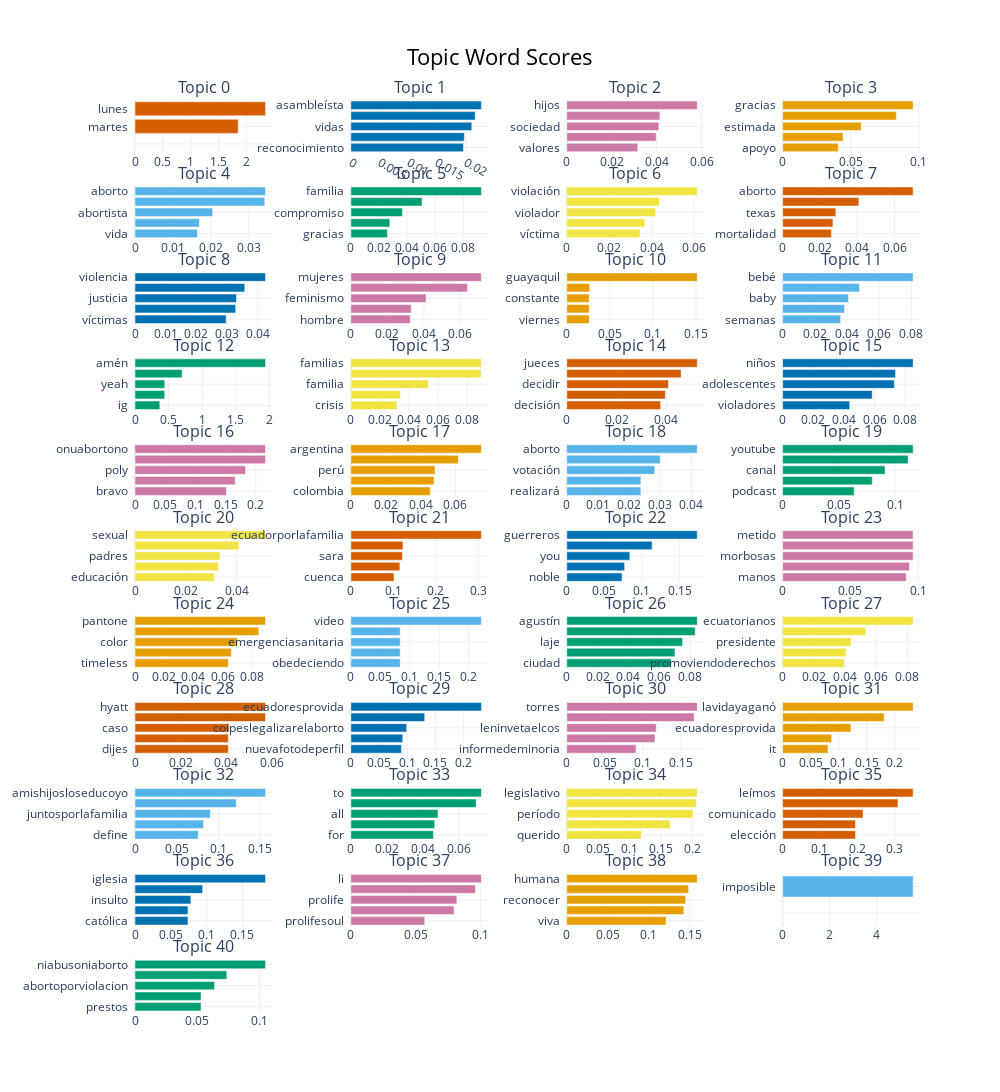

Notebook code cell kept with this figure:
### Markdown cell above
### Términos por tópico

### Code cell
topic_model.visualize_barchart(top_n_topics=41)

### Figure 1 — Plotly figure (JSON) as saved in the notebook; plotly's stock layout.template omitted (floating-point values rounded to 4 significant figures)
{"data": [{"marker": {"color": "#D55E00"}, "orientation": "h", "type": "bar", "x": [1e-05, 1e-05, 1e-05, 1.856, 2.348], "xaxis": "x", "y": ["  ", "  ", "  ", "martes  ", "lunes  "], "yaxis": "y"}, {"marker": {"color": "#0072B2"}, "orientation": "h", "type": "bar", "x": [0.0195, 0.01966, 0.02095, 0.02153, 0.02261], "xaxis": "x2", "y": ["reconocimiento  ", "comisión  ", "vidas  ", "gracias  ", "asambleísta  "], "yaxis": "y2"}, {"marker": {"color": "#CC79A7"}, "orientation": "h", "type": "bar", "x": [0.0316, 0.03975, 0.04092, 0.04144, 0.05803], "xaxis": "x3", "y": ["valores  ", "familia  ", "sociedad  ", "padres  ", "hijos  "], "yaxis": "y3"}, {"marker": {"color": "#E69F00"}, "orientation": "h", "type": "bar", "x": [0.04078, 0.04434, 0.05767, 0.08341, 0.09572], "xaxis": "x4", "y": ["apoyo  ", "saludos  ", "estimada  ", "felicitaciones  ", "gracias  "], "yaxis": "y4"}, {"marker": {"color": "#56B4E9"}, "orientation": "h", "type": "bar", "x": [0.01647, 0.01696, 0.02049, 0.03422, 0.03441], "xaxis": "x5", "y": ["vida  ", "violación  ", "abortista  ", "ecuador  ", "aborto  "], "yaxis": "y5"}, {"marker": {"color": "#009E73"}, "orientation": "h", "type": "bar", "x": [0.02598, 0.02772, 0.03668, 0.05064, 0.09288], "xaxis": "x6", "y": ["gracias  ", "escudero  ", "compromiso  ", "vida  ", "familia  "], "yaxis": "y6"}, {"marker": {"color": "#F0E442"}, "orientation": "h", "type": "bar", "x": [0.03453, 0.0368, 0.04194, 0.04367, 0.06152], "xaxis": "x7", "y": ["víctima  ", "violadas  ", "violador  ", "embarazadas  ", "violación  "], "yaxis": "y7"}, {"marker": {"color": "#D55E00"}, "orientation": "h", "type": "bar", "x": [0.02619, 0.02698, 0.02852, 0.04088, 0.06998], "xaxis": "x8", "y": ["mortalidad  ", "muerte  ", "texas  ", "solución  ", "aborto  "], "yaxis": "y8"}, {"marker": {"color": "#0072B2"}, "orientation": "h", "type": "bar", "x": [0.02972, 0.03283, 0.03309, 0.03578, 0.04255], "xaxis": "x9", "y": ["víctimas  ", "agresor  ", "justicia  ", "violador  ", "violencia  "], "yaxis": "y9"}, {"marker": {"color": "#CC79A7"}, "orientation": "h", "type": "bar", "x": [0.03253, 0.03308, 0.04118, 0.06387, 0.0715], "xaxis": "x10", "y": ["hombre  ", "género  ", "feminismo  ", "mujer  ", "mujeres  "], "yaxis": "y10"}, {"marker": {"color": "#E69F00"}, "orientation": "h", "type": "bar", "x": [0.02606, 0.02606, 0.02606, 0.0266, 0.1515], "xaxis": "x11", "y": ["viernes  ", "comunidad  ", "constante  ", "valores  ", "guayaquil  "], "yaxis": "y11"}, {"marker": {"color": "#56B4E9"}, "orientation": "h", "type": "bar", "x": [0.03604, 0.03849, 0.04092, 0.04774, 0.08107], "xaxis": "x12", "y": ["semanas  ", "nacer  ", "baby  ", "infanticidioenecuador  ", "bebé  "], "yaxis": "y12"}, {"marker": {"color": "#009E73"}, "orientation": "h", "type": "bar", "x": [0.3692, 0.4422, 0.4422, 0.7001, 1.939], "xaxis": "x13", "y": ["ig  ", "oct  ", "yeah  ", "máximo  ", "amén  "], "yaxis": "y13"}, {"marker": {"color": "#F0E442"}, "orientation": "h", "type": "bar", "x": [0.0317, 0.03416, 0.05341, 0.08956, 0.08982], "xaxis": "x14", "y": ["crisis  ", "valores  ", "familia  ", "ecuatorianas  ", "familias  "], "yaxis": "y14"}, {"marker": {"color": "#D55E00"}, "orientation": "h", "type": "bar", "x": [0.03767, 0.03956, 0.04082, 0.04586, 0.05236], "xaxis": "x15", "y": ["decisión  ", "constitución  ", "decidir  ", "derecho  ", "jueces  "], "yaxis": "y15"}, {"marker": {"color": "#0072B2"}, "orientation": "h", "type": "bar", "x": [0.0438, 0.05845, 0.07293, 0.07368, 0.08517], "xaxis": "x16", "y": ["violadores  ", "leyrevaas  ", "adolescentes  ", "niñas  ", "niños  "], "yaxis": "y16"}, {"marker": {"color": "#CC79A7"}, "orientation": "h", "type": "bar", "x": [0.1514, 0.1659, 0.1829, 0.2161, 0.2161], "xaxis": "x17", "y": ["bravo  ", "escuderas  ", "poly  ", "vea  ", "onuabortono  "], "yaxis": "y17"}, {"marker": {"color": "#E69F00"}, "orientation": "h", "type": "bar", "x": [0.04558, 0.04774, 0.04828, 0.06173, 0.07491], "xaxis": "x18", "y": ["colombia  ", "venezuela  ", "perú  ", "latinoamérica  ", "argentina  "], "yaxis": "y18"}, {"marker": {"color": "#56B4E9"}, "orientation": "h", "type": "bar", "x": [0.02377, 0.02377, 0.02821, 0.02994, 0.04185], "xaxis": "x19", "y": ["realizará  ", "europeo  ", "votación  ", "legisladores  ", "aborto  "], "yaxis": "y19"}, {"marker": {"color": "#009E73"}, "orientation": "h", "type": "bar", "x": [0.06355, 0.07963, 0.09101, 0.1115, 0.116], "xaxis": "x20", "y": ["podcast  ", "episodio  ", "canal  ", "facebook  ", "youtube  "], "yaxis": "y20"}, {"marker": {"color": "#F0E442"}, "orientation": "h", "type": "bar", "x": [0.03119, 0.03281, 0.03344, 0.04092, 0.05137], "xaxis": "x21", "y": ["educación  ", "ideología  ", "padres  ", "género  ", "sexual  "], "yaxis": "y21"}, {"marker": {"color": "#D55E00"}, "orientation": "h", "type": "bar", "x": [0.1015, 0.1154, 0.1212, 0.1227, 0.3071], "xaxis": "x22", "y": ["cuenca  ", "ecuadordepie  ", "sara  ", "ecuador  ", "ecuadorporlafamilia  "], "yaxis": "y22"}, {"marker": {"color": "#0072B2"}, "orientation": "h", "type": "bar", "x": [0.07348, 0.07691, 0.08385, 0.1134, 0.1734], "xaxis": "x23", "y": ["noble  ", "peleando  ", "you  ", "luz  ", "guerreros  "], "yaxis": "y23"}, {"marker": {"color": "#CC79A7"}, "orientation": "h", "type": "bar", "x": [0.09128, 0.09367, 0.09638, 0.09638, 0.09638], "xaxis": "x24", "y": ["manos  ", "lenintodavidavale  ", "morbosas  ", "impulsar  ", "metido  "], "yaxis": "y24"}, {"marker": {"color": "#E69F00"}, "orientation": "h", "type": "bar", "x": [0.06389, 0.06587, 0.07004, 0.08469, 0.08931], "xaxis": "x25", "y": ["timeless  ", "mamá  ", "color  ", "ángel  ", "pantone  "], "yaxis": "y25"}, {"marker": {"color": "#56B4E9"}, "orientation": "h", "type": "bar", "x": [0.08368, 0.08368, 0.08368, 0.08368, 0.2215], "xaxis": "x26", "y": ["obedeciendo  ", "salinas  ", "emergenciasanitaria  ", "tomasolentupatio  ", "video  "], "yaxis": "y26"}, {"marker": {"color": "#009E73"}, "orientation": "h", "type": "bar", "x": [0.06769, 0.07015, 0.07512, 0.08327, 0.08461], "xaxis": "x27", "y": ["ciudad  ", "quito  ", "laje  ", "octubre  ", "agustín  "], "yaxis": "y27"}, {"marker": {"color": "#F0E442"}, "orientation": "h", "type": "bar", "x": [0.03948, 0.0407, 0.04394, 0.05331, 0.08371], "xaxis": "x28", "y": ["promoviendoderechos  ", "pide  ", "presidente  ", "ecuadorpideveto  ", "ecuatorianos  "], "yaxis": "y28"}, {"marker": {"color": "#D55E00"}, "orientation": "h", "type": "bar", "x": [0.04083, 0.04083, 0.04116, 0.05709, 0.05709], "xaxis": "x29", "y": ["dijes  ", "hernández  ", "caso  ", "joanna  ", "hyatt  "], "yaxis": "y29"}, {"marker": {"color": "#0072B2"}, "orientation": "h", "type": "bar", "x": [0.08964, 0.0921, 0.09898, 0.131, 0.2316], "xaxis": "x30", "y": ["nuevafotodeperfil  ", "link  ", "coipeslegalizarelaborto  ", "noseraley  ", "ecuadoresprovida  "], "yaxis": "y30"}, {"marker": {"color": "#CC79A7"}, "orientation": "h", "type": "bar", "x": [0.0909, 0.1157, 0.1174, 0.1671, 0.1712], "xaxis": "x31", "y": ["informedeminoria  ", "presidente  ", "leninvetaelcos  ", "esteban  ", "torres  "], "yaxis": "y31"}, {"marker": {"color": "#E69F00"}, "orientation": "h", "type": "bar", "x": [0.08092, 0.08749, 0.1217, 0.181, 0.2327], "xaxis": "x32", "y": ["it  ", "nov  ", "ecuadoresprovida  ", "gana  ", "lavidayaganó  "], "yaxis": "y32"}, {"marker": {"color": "#56B4E9"}, "orientation": "h", "type": "bar", "x": [0.07575, 0.08205, 0.09029, 0.1213, 0.1564], "xaxis": "x33", "y": ["define  ", "raro  ", "juntosporlafamilia  ", "redfamiliarguayaquil  ", "amishijosloseducoyo  "], "yaxis": "y33"}, {"marker": {"color": "#009E73"}, "orientation": "h", "type": "bar", "x": [0.04583, 0.04656, 0.04839, 0.06961, 0.0725], "xaxis": "x34", "y": ["for  ", "you  ", "all  ", "the  ", "to  "], "yaxis": "y34"}, {"marker": {"color": "#F0E442"}, "orientation": "h", "type": "bar", "x": [0.1187, 0.1643, 0.201, 0.2062, 0.2077], "xaxis": "x35", "y": ["querido  ", "innata  ", "período  ", "graciasescuderos  ", "legislativo  "], "yaxis": "y35"}, {"marker": {"color": "#D55E00"}, "orientation": "h", "type": "bar", "x": [0.1951, 0.1951, 0.2154, 0.3089, 0.3495], "xaxis": "x36", "y": ["elección  ", "leyó  ", "comunicado  ", "prosalud  ", "leímos  "], "yaxis": "y36"}, {"marker": {"color": "#0072B2"}, "orientation": "h", "type": "bar", "x": [0.07396, 0.07396, 0.07799, 0.09444, 0.1822], "xaxis": "x37", "y": ["católica  ", "católicos  ", "insulto  ", "sacerdote  ", "iglesia  "], "yaxis": "y37"}, {"marker": {"color": "#CC79A7"}, "orientation": "h", "type": "bar", "x": [0.05686, 0.07948, 0.08159, 0.09596, 0.1005], "xaxis": "x38", "y": ["prolifesoul  ", "recen  ", "prolife  ", "prolifeworld  ", "li  "], "yaxis": "y38"}, {"marker": {"color": "#E69F00"}, "orientation": "h", "type": "bar", "x": [0.1211, 0.1429, 0.145, 0.1486, 0.1592], "xaxis": "x39", "y": ["viva  ", "mensaje  ", "reconocer  ", "vida  ", "humana  "], "yaxis": "y39"}, {"marker": {"color": "#56B4E9"}, "orientation": "h", "type": "bar", "x": [1e-05, 1e-05, 1e-05, 1e-05, 5.537], "xaxis": "x40", "y": ["  ", "  ", "  ", "  ", "imposible  "], "yaxis": "y40"}, {"marker": {"color": "#009E73"}, "orientation": "h", "type": "bar", "x": [0.05305, 0.05305, 0.06388, 0.07371, 0.1048], "xaxis": "x41", "y": ["prestos  ", "berreado  ", "abortoporviolacion  ", "mentirasverdes  ", "niabusoniaborto  "], "yaxis": "y41"}], "layout": {"annotations": [{"font": {"size": 16}, "showarrow": false, "text": "Topic 0", "x": 0.0875, "xanchor": "center", "xref": "paper", "y": 1, "yanchor": "bottom", "yref": "paper"}, {"font": {"size": 16}, "showarrow": false, "text": "Topic 1", "x": 0.3625, "xanchor": "center", "xref": "paper", "y": 1, "yanchor": "bottom", "yref": "paper"}, {"font": {"size": 16}, "showarrow": false, "text": "Topic 2", "x": 0.6375, "xanchor": "center", "xref": "paper", "y": 1, "yanchor": "bottom", "yref": "paper"}, {"font": {"size": 16}, "showarrow": false, "text": "Topic 3", "x": 0.9125, "xanchor": "center", "xref": "paper", "y": 1, "yanchor": "bottom", "yref": "paper"}, {"font": {"size": 16}, "showarrow": false, "text": "Topic 4", "x": 0.0875, "xanchor": "center", "xref": "paper", "y": 0.9058, "yanchor": "bottom", "yref": "paper"}, {"font": {"size": 16}, "showarrow": false, "text": "Topic 5", "x": 0.3625, "xanchor": "center", "xref": "paper", "y": 0.9058, "yanchor": "bottom", "yref": "paper"}, {"font": {"size": 16}, "showarrow": false, "text": "Topic 6", "x": 0.6375, "xanchor": "center", "xref": "paper", "y": 0.9058, "yanchor": "bottom", "yref": "paper"}, {"font": {"size": 16}, "showarrow": false, "text": "Topic 7", "x": 0.9125, "xanchor": "center", "xref": "paper", "y": 0.9058, "yanchor": "bottom", "yref": "paper"}, {"font": {"size": 16}, "showarrow": false, "text": "Topic 8", "x": 0.0875, "xanchor": "center", "xref": "paper", "y": 0.8116, "yanchor": "bottom", "yref": "paper"}, {"font": {"size": 16}, "showarrow": false, "text": "Topic 9", "x": 0.3625, "xanchor": "center", "xref": "paper", "y": 0.8116, "yanchor": "bottom", "yref": "paper"}, {"font": {"size": 16}, "showarrow": false, "text": "Topic 10", "x": 0.6375, "xanchor": "center", "xref": "paper", "y": 0.8116, "yanchor": "bottom", "yref": "paper"}, {"font": {"size": 16}, "showarrow": false, "text": "Topic 11", "x": 0.9125, "xanchor": "center", "xref": "paper", "y": 0.8116, "yanchor": "bottom", "yref": "paper"}, {"font": {"size": 16}, "showarrow": false, "text": "Topic 12", "x": 0.0875, "xanchor": "center", "xref": "paper", "y": 0.7174, "yanchor": "bottom", "yref": "paper"}, {"font": {"size": 16}, "showarrow": false, "text": "Topic 13", "x": 0.3625, "xanchor": "center", "xref": "paper", "y": 0.7174, "yanchor": "bottom", "yref": "paper"}, {"font": {"size": 16}, "showarrow": false, "text": "Topic 14", "x": 0.6375, "xanchor": "center", "xref": "paper", "y": 0.7174, "yanchor": "bottom", "yref": "paper"}, {"font": {"size": 16}, "showarrow": false, "text": "Topic 15", "x": 0.9125, "xanchor": "center", "xref": "paper", "y": 0.7174, "yanchor": "bottom", "yref": "paper"}, {"font": {"size": 16}, "showarrow": false, "text": "Topic 16", "x": 0.0875, "xanchor": "center", "xref": "paper", "y": 0.6231, "yanchor": "bottom", "yref": "paper"}, {"font": {"size": 16}, "showarrow": false, "text": "Topic 17", "x": 0.3625, "xanchor": "center", "xref": "paper", "y": 0.6231, "yanchor": "bottom", "yref": "paper"}, {"font": {"size": 16}, "showarrow": false, "text": "Topic 18", "x": 0.6375, "xanchor": "center", "xref": "paper", "y": 0.6231, "yanchor": "bottom", "yref": "paper"}, {"font": {"size": 16}, "showarrow": false, "text": "Topic 19", "x": 0.9125, "xanchor": "center", "xref": "paper", "y": 0.6231, "yanchor": "bottom", "yref": "paper"}, {"font": {"size": 16}, "showarrow": false, "text": "Topic 20", "x": 0.0875, "xanchor": "center", "xref": "paper", "y": 0.5289, "yanchor": "bottom", "yref": "paper"}, {"font": {"size": 16}, "showarrow": false, "text": "Topic 21", "x": 0.3625, "xanchor": "center", "xref": "paper", "y": 0.5289, "yanchor": "bottom", "yref": "paper"}, {"font": {"size": 16}, "showarrow": false, "text": "Topic 22", "x": 0.6375, "xanchor": "center", "xref": "paper", "y": 0.5289, "yanchor": "bottom", "yref": "paper"}, {"font": {"size": 16}, "showarrow": false, "text": "Topic 23", "x": 0.9125, "xanchor": "center", "xref": "paper", "y": 0.5289, "yanchor": "bottom", "yref": "paper"}, {"font": {"size": 16}, "showarrow": false, "text": "Topic 24", "x": 0.0875, "xanchor": "center", "xref": "paper", "y": 0.4347, "yanchor": "bottom", "yref": "paper"}, {"font": {"size": 16}, "showarrow": false, "text": "Topic 25", "x": 0.3625, "xanchor": "center", "xref": "paper", "y": 0.4347, "yanchor": "bottom", "yref": "paper"}, {"font": {"size": 16}, "showarrow": false, "text": "Topic 26", "x": 0.6375, "xanchor": "center", "xref": "paper", "y": 0.4347, "yanchor": "bottom", "yref": "paper"}, {"font": {"size": 16}, "showarrow": false, "text": "Topic 27", "x": 0.9125, "xanchor": "center", "xref": "paper", "y": 0.4347, "yanchor": "bottom", "yref": "paper"}, {"font": {"size": 16}, "showarrow": false, "text": "Topic 28", "x": 0.0875, "xanchor": "center", "xref": "paper", "y": 0.3405, "yanchor": "bottom", "yref": "paper"}, {"font": {"size": 16}, "showarrow": false, "text": "Topic 29", "x": 0.3625, "xanchor": "center", "xref": "paper", "y": 0.3405, "yanchor": "bottom", "yref": "paper"}, {"font": {"size": 16}, "showarrow": false, "text": "Topic 30", "x": 0.6375, "xanchor": "center", "xref": "paper", "y": 0.3405, "yanchor": "bottom", "yref": "paper"}, {"font": {"size": 16}, "showarrow": false, "text": "Topic 31", "x": 0.9125, "xanchor": "center", "xref": "paper", "y": 0.3405, "yanchor": "bottom", "yref": "paper"}, {"font": {"size": 16}, "showarrow": false, "text": "Topic 32", "x": 0.0875, "xanchor": "center", "xref": "paper", "y": 0.2463, "yanchor": "bottom", "yref": "paper"}, {"font": {"size": 16}, "showarrow": false, "text": "Topic 33", "x": 0.3625, "xanchor": "center", "xref": "paper", "y": 0.2463, "yanchor": "bottom", "yref": "paper"}, {"font": {"size": 16}, "showarrow": false, "text": "Topic 34", "x": 0.6375, "xanchor": "center", "xref": "paper", "y": 0.2463, "yanchor": "bottom", "yref": "paper"}, {"font": {"size": 16}, "showarrow": false, "text": "Topic 35", "x": 0.9125, "xanchor": "center", "xref": "paper", "y": 0.2463, "yanchor": "bottom", "yref": "paper"}, {"font": {"size": 16}, "showarrow": false, "text": "Topic 36", "x": 0.0875, "xanchor": "center", "xref": "paper", "y": 0.1521, "yanchor": "bottom", "yref": "paper"}, {"font": {"size": 16}, "showarrow": false, "text": "Topic 37", "x": 0.3625, "xanchor": "center", "xref": "paper", "y": 0.1521, "yanchor": "bottom", "yref": "paper"}, {"font": {"size": 16}, "showarrow": false, "text": "Topic 38", "x": 0.6375, "xanchor": "center", "xref": "paper", "y": 0.1521, "yanchor": "bottom", "yref": "paper"}, {"font": {"size": 16}, "showarrow": false, "text": "Topic 39", "x": 0.9125, "xanchor": "center", "xref": "paper", "y": 0.1521, "yanchor": "bottom", "yref": "paper"}, {"font": {"size": 16}, "showarrow": false, "text": "Topic 40", "x": 0.0875, "xanchor": "center", "xref": "paper", "y": 0.05785, "yanchor": "bottom", "yref": "paper"}], "height": 2750, "hoverlabel": {"bgcolor": "white", "font": {"family": "Rockwell", "size": 16}}, "showlegend": false, "title": {"font": {"color": "Black", "size": 22}, "text": "Topic Word Scores", "x": 0.5, "xanchor": "center", "yanchor": "top"}, "width": 1000, "xaxis": {"anchor": "y", "domain": [0, 0.175], "showgrid": true}, "xaxis10": {"anchor": "y10", "domain": [0.275, 0.45], "showgrid": true}, "xaxis11": {"anchor": "y11", "domain": [0.55, 0.725], "showgrid": true}, "xaxis12": {"anchor": "y12", "domain": [0.825, 1], "showgrid": true}, "xaxis13": {"anchor": "y13", "domain": [0, 0.175], "showgrid": true}, "xaxis14": {"anchor": "y14", "domain": [0.275, 0.45], "showgrid": true}, "xaxis15": {"anchor": "y15", "domain": [0.55, 0.725], "showgrid": true}, "xaxis16": {"anchor": "y16", "domain": [0.825, 1], "showgrid": true}, "xaxis17": {"anchor": "y17", "domain": [0, 0.175], "showgrid": true}, "xaxis18": {"anchor": "y18", "domain": [0.275, 0.45], "showgrid": true}, "xaxis19": {"anchor": "y19", "domain": [0.55, 0.725], "showgrid": true}, "xaxis2": {"anchor": "y2", "domain": [0.275, 0.45], "showgrid": true}, "xaxis20": {"anchor": "y20", "domain": [0.825, 1], "showgrid": true}, "xaxis21": {"anchor": "y21", "domain": [0, 0.175], "showgrid": true}, "xaxis22": {"anchor": "y22", "domain": [0.275, 0.45], "showgrid": true}, "xaxis23": {"anchor": "y23", "domain": [0.55, 0.725], "showgrid": true}, "xaxis24": {"anchor": "y24", "domain": [0.825, 1], "showgrid": true}, "xaxis25": {"anchor": "y25", "domain": [0, 0.175], "showgrid": true}, "xaxis26": {"anchor": "y26", "domain": [0.275, 0.45], "showgrid": true}, "xaxis27": {"anchor": "y27", "domain": [0.55, 0.725], "showgrid": true}, "xaxis28": {"anchor": "y28", "domain": [0.825, 1], "showgrid": true}, "xaxis29": {"anchor": "y29", "domain": [0, 0.175], "showgrid": true}, "xaxis3": {"anchor": "y3", "domain": [0.55, 0.725], "showgrid": true}, "xaxis30": {"anchor": "y30", "domain": [0.275, 0.45], "showgrid": true}, "xaxis31": {"anchor": "y31", "domain": [0.55, 0.725], "showgrid": true}, "xaxis32": {"anchor": "y32", "domain": [0.825, 1], "showgrid": true}, "xaxis33": {"anchor": "y33", "domain": [0, 0.175], "showgrid": true}, "xaxis34": {"anchor": "y34", "domain": [0.275, 0.45], "showgrid": true}, "xaxis35": {"anchor": "y35", "domain": [0.55, 0.725], "showgrid": true}, "xaxis36": {"anchor": "y36", "domain": [0.825, 1], "showgrid": true}, "xaxis37": {"anchor": "y37", "domain": [0, 0.175], "showgrid": true}, "xaxis38": {"anchor": "y38", "domain": [0.275, 0.45], "showgrid": true}, "xaxis39": {"anchor": "y39", "domain": [0.55, 0.725], "showgrid": true}, "xaxis4": {"anchor": "y4", "domain": [0.825, 1], "showgrid": true}, "xaxis40": {"anchor": "y40", "domain": [0.825, 1], "showgrid": true}, "xaxis41": {"anchor": "y41", "domain": [0, 0.175], "showgrid": true}, "xaxis42": {"anchor": "y42", "domain": [0.275, 0.45], "showgrid": true}, "xaxis43": {"anchor": "y43", "domain": [0.55, 0.725], "showgrid": true}, "xaxis44": {"anchor": "y44", "domain": [0.825, 1], "showgrid": true}, "xaxis5": {"anchor": "y5", "domain": [0, 0.175], "showgrid": true}, "xaxis6": {"anchor": "y6", "domain": [0.275, 0.45], "showgrid": true}, "xaxis7": {"anchor": "y7", "domain": [0.55, 0.725], "showgrid": true}, "xaxis8": {"anchor": "y8", "domain": [0.825, 1], "showgrid": true}, "xaxis9": {"anchor": "y9", "domain": [0, 0.175], "showgrid": true}, "yaxis": {"anchor": "x", "domain": [0.9421, 1], "showgrid": true}, "yaxis10": {"anchor": "x10", "domain": [0.7537, 0.8116], "showgrid": true}, "yaxis11": {"anchor": "x11", "domain": [0.7537, 0.8116], "showgrid": true}, "yaxis12": {"anchor": "x12", "domain": [0.7537, 0.8116], "showgrid": true}, "yaxis13": {"anchor": "x13", "domain": [0.6595, 0.7174], "showgrid": true}, "yaxis14": {"anchor": "x14", "domain": [0.6595, 0.7174], "showgrid": true}, "yaxis15": {"anchor": "x15", "domain": [0.6595, 0.7174], "showgrid": true}, "yaxis16": {"anchor": "x16", "domain": [0.6595, 0.7174], "showgrid": true}, "yaxis17": {"anchor": "x17", "domain": [0.5653, 0.6231], "showgrid": true}, "yaxis18": {"anchor": "x18", "domain": [0.5653, 0.6231], "showgrid": true}, "yaxis19": {"anchor": "x19", "domain": [0.5653, 0.6231], "showgrid": true}, "yaxis2": {"anchor": "x2", "domain": [0.9421, 1], "showgrid": true}, "yaxis20": {"anchor": "x20", "domain": [0.5653, 0.6231], "showgrid": true}, "yaxis21": {"anchor": "x21", "domain": [0.4711, 0.5289], "showgrid": true}, "yaxis22": {"anchor": "x22", "domain": [0.4711, 0.5289], "showgrid": true}, "yaxis23": {"anchor": "x23", "domain": [0.4711, 0.5289], "showgrid": true}, "yaxis24": {"anchor": "x24", "domain": [0.4711, 0.5289], "showgrid": true}, "yaxis25": {"anchor": "x25", "domain": [0.3769, 0.4347], "showgrid": true}, "yaxis26": {"anchor": "x26", "domain": [0.3769, 0.4347], "showgrid": true}, "yaxis27": {"anchor": "x27", "domain": [0.3769, 0.4347], "showgrid": true}, "yaxis28": {"anchor": "x28", "domain": [0.3769, 0.4347], "showgrid": true}, "yaxis29": {"anchor": "x29", "domain": [0.2826, 0.3405], "showgrid": true}, "yaxis3": {"anchor": "x3", "domain": [0.9421, 1], "showgrid": true}, "yaxis30": {"anchor": "x30", "domain": [0.2826, 0.3405], "showgrid": true}, "yaxis31": {"anchor": "x31", "domain": [0.2826, 0.3405], "showgrid": true}, "yaxis32": {"anchor": "x32", "domain": [0.2826, 0.3405], "showgrid": true}, "yaxis33": {"anchor": "x33", "domain": [0.1884, 0.2463], "showgrid": true}, "yaxis34": {"anchor": "x34", "domain": [0.1884, 0.2463], "showgrid": true}, "yaxis35": {"anchor": "x35", "domain": [0.1884, 0.2463], "showgrid": true}, "yaxis36": {"anchor": "x36", "domain": [0.1884, 0.2463], "showgrid": true}, "yaxis37": {"anchor": "x37", "domain": [0.09421, 0.1521], "showgrid": true}, "yaxis38": {"anchor": "x38", "domain": [0.09421, 0.1521], "showgrid": true}, "yaxis39": {"anchor": "x39", "domain": [0.09421, 0.1521], "showgrid": true}, "yaxis4": {"anchor": "x4", "domain": [0.9421, 1], "showgrid": true}, "yaxis40": {"anchor": "x40", "domain": [0.09421, 0.1521], "showgrid": true}, "yaxis41": {"anchor": "x41", "domain": [0, 0.05785], "showgrid": true}, "yaxis42": {"anchor": "x42", "domain": [0, 0.05785], "showgrid": true}, "yaxis43": {"anchor": "x43", "domain": [0, 0.05785], "showgrid": true}, "yaxis44": {"anchor": "x44", "domain": [0, 0.05785], "showgrid": true}, "yaxis5": {"anchor": "x5", "domain": [0.8479, 0.9058], "showgrid": true}, "yaxis6": {"anchor": "x6", "domain": [0.8479, 0.9058], "showgrid": true}, "yaxis7": {"anchor": "x7", "domain": [0.8479, 0.9058], "showgrid": true}, "yaxis8": {"anchor": "x8", "domain": [0.8479, 0.9058], "showgrid": true}, "yaxis9": {"anchor": "x9", "domain": [0.7537, 0.8116], "showgrid": true}}}
